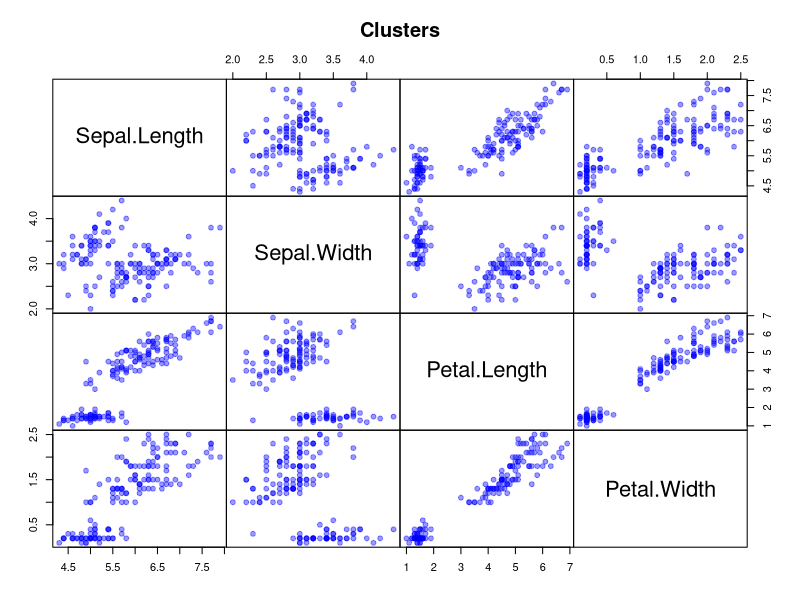

Write R code to recreate this figure.
## ---- chunk 1
data("iris") #load R package dataset Iris 
Cluster <- iris[,-5] #take out species column,use sepal length & width
#and petal length & width to form pairwise clusters of the data
pairs(Cluster, gap = 0, pch = 19, col = adjustcolor ( "blue", alpha.f = 0.4),
      main = "Clusters")#use the function pairs to form a matrix of the Cluster dataset 
#use a circle for each datapoint and use blue with a lighter tone for contrast. 
## ---- chunk 2
summary(iris)
## ---- chunk 3
setosa <- subset (iris, Species =="setosa")# create a subset of the data for species setosa
versicolor <- subset (iris, Species =="versicolor")# create a subset of the data for species versicolor
virginica <- subset (iris, Species =="virginica")#create a subset of the data for species virginiCA
summary(setosa)# look at the variation in the data for setosa species
## ---- chunk 4
summary(versicolor)
## ---- chunk 5
summary(virginica)
